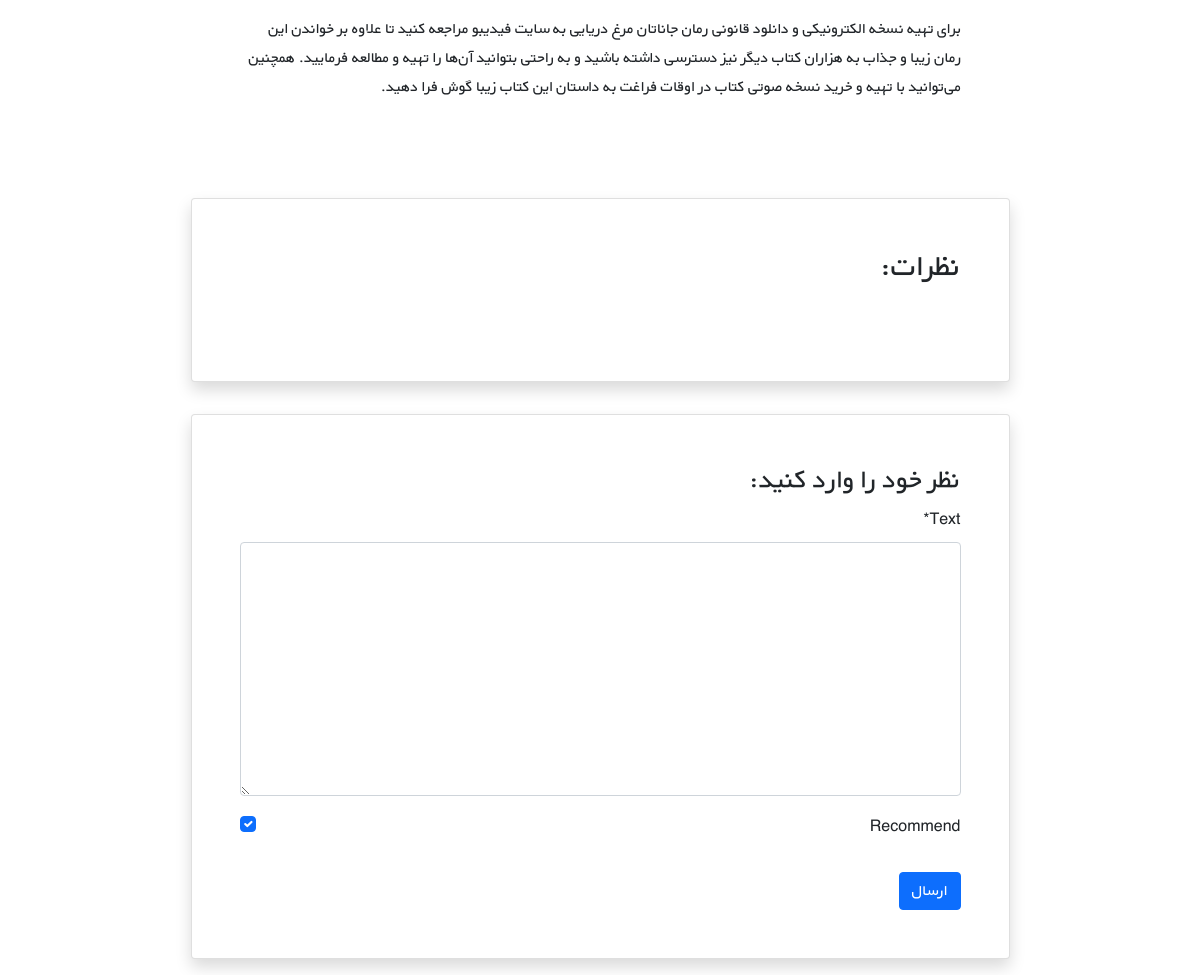
Before: /9/ (signed in, lower part) with the older database file.
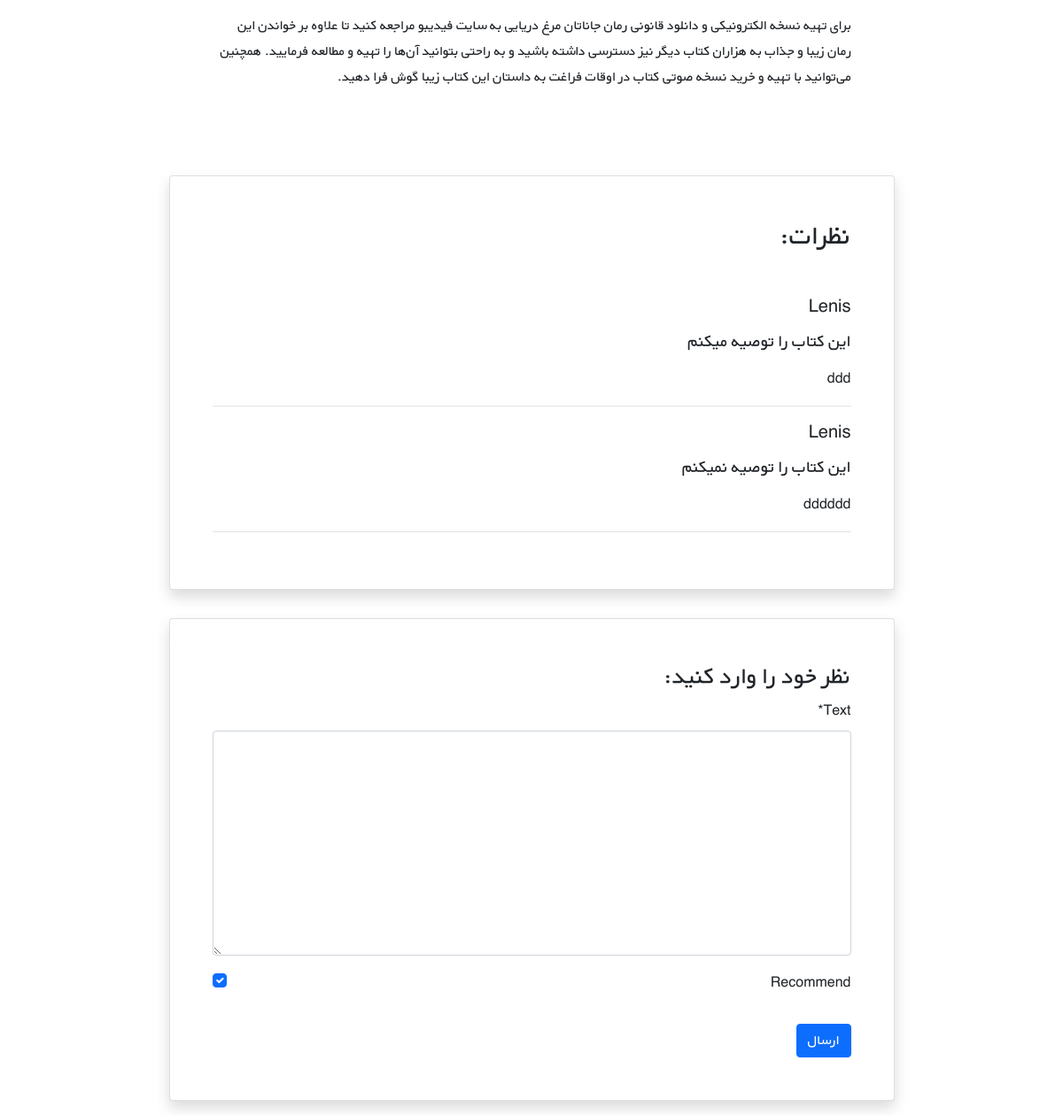
After: the same page with the newer database file.
### books/models.py (models this page shows, shortened)
class Comment(models.Model):
    text = models.TextField()
    user = models.ForeignKey(get_user_model(), on_delete=models.CASCADE)
    book = models.ForeignKey(Book, on_delete=models.CASCADE, related_name='comments')
    datetime_create = models.DateTimeField(auto_now_add=True)
    is_active = models.BooleanField(default=True)
    recommend = models.BooleanField(default=True)

### accounts/models.py (models this page shows)
class CustomUser(AbstractUser):
    age = models.PositiveIntegerField(null=True, blank=True)

### books/views.py (the view)
# urls.py: path('<int:pk>/', views.book_detail_view, name='book_detail'),
@login_required
def book_detail_view(request, pk):
    book = get_object_or_404(Book, pk=pk)
    book_comments = book.comments.all()
    if request.method == 'POST':
        comment_form = CommentForm(request.POST)
        if comment_form.is_valid():
            new_comment = comment_form.save(commit=False)
            new_comment.book = book
            new_comment.user = request.user
            new_comment.save()
    else:
        comment_form = CommentForm()
    return render(request, 'books/book_detail.html', {
        'book': book,
        'comments': book_comments,
        'comment_form': comment_form
    })

### books/forms.py
class CommentForm(forms.ModelForm):
    class Meta:
        model = Comment
        fields = ('text', 'recommend',)

### books/templates/books/book_detail.html (shortened to what this page needs)
{% extends '_base.html' %}
{% load static %}
{% load crispy_forms_filters %}
{% block content %}
    <div class="container mt-5" dir="rtl">
        <div class="">
            <div class="">
                <div class="d-flex justify-content-center">
                    <div class="my-3 p-5 w-sm-75 w-100">
                        {{ book.description|linebreaks }}
                    </div>
                </div>
                <div class="d-flex justify-content-center">
                    <div class="card shadow my-3 p-5 w-sm-75 w-100">
                        <h2 class="mb-5">نظرات:</h2>
                        {% for comment in comments %}
                            {% if comment.is_active %}
                                <div class="border-bottom mb-3">
                                    <h5 class="mb-3">{{ comment.user.username }} </h5>
                                    {% if comment.recommend %}
                                        <h5>این کتاب را توصیه میکنم</h5>
                                    {% else %}
                                        <h5>این کتاب را توصیه نمیکنم</h5>
                                    {% endif %}
                                    <p>{{ comment.text|linebreaks }}</p>
                                </div>
                            {% endif %}
                        {% endfor %}
                    </div>
                </div>
                <div class="d-flex justify-content-center">
                    <div class="card shadow my-3 p-5 w-sm-75 w-100">
                        <h3>نظر خود را وارد کنید:</h3>
                        <form method="POST">
                            {{ comment_form|crispy }}
                            <button type="submit" class="btn btn-primary mt-3">ارسال</button>
                        </form>
                    </div>
                </div>
            </div>
        </div>
    </div>
{% endblock %}

Changed rows visible on the page:
added Comment: user.username "Lenis", recommend "این کتاب را توصیه میکنم", text "ddd"
added Comment: user.username "Lenis", recommend "این کتاب را توصیه نمیکنم", text "dddddd"
